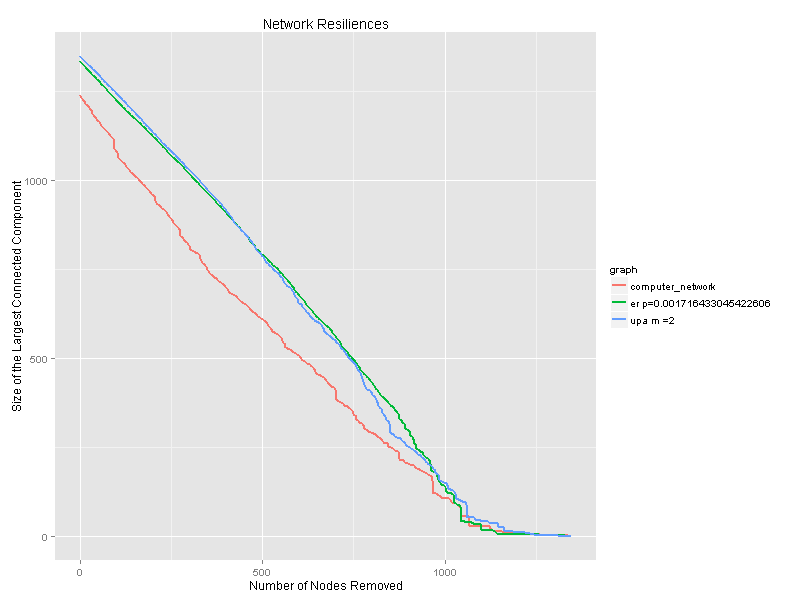

Here is the R script that generated this plot:
library(ggplot2)

resiliences <- as.vector(read.table('graph_resiliences.txt'))
erresiliences <- as.vector(read.table('ergraph_resiliences.txt'))
uparesiliences <- as.vector(read.table('upagraph_resiliences.txt'))
number_of_nodes_removed <- as.vector(c(seq(0,1347),
                                       seq(0,1347),
                                       seq(0,1347)))
resilience <- as.vector(rbind(resiliences,erresiliences,uparesiliences))
graph <- as.vector(c(rep('computer_network',1348),
             rep('er p=0.001716433045422606',1348),
             rep('upa m =2',1348)))

df <- as.data.frame(cbind(number_of_nodes_removed,resilience,factors))

png("plot1.png", width = 800, height = 600)
ggplot(df, aes(x = number_of_nodes_removed, y = V1)) +
  geom_line(aes(group = graph, color= graph), size = 1, aplha = 0.5) +
  labs(title = "Network Resiliences", 
       x= "Number of Nodes Removed", 
       y = "Size of the Largest Connected Component")
dev.off()
